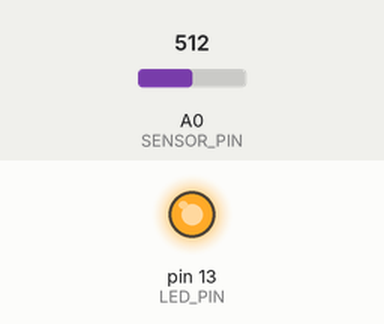
Bench run of a sketch on a simulated Arduino Uno, built with avr-gcc and run on an emulated ATmega328P. Parts: output pins drawn as LEDs (lit = HIGH). The inputs (shaded band) are chosen by the test bench; at power-on: A0 (SENSOR_PIN) = 512.

Above: at 1.2 s.
1.3 s: A0 (SENSOR_PIN) set to 892
2.8 s: A0 (SENSOR_PIN) set to 909
At 3.8 s:
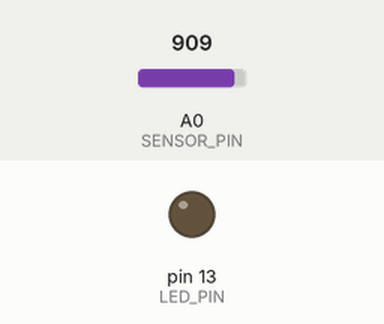
4.3 s: A0 (SENSOR_PIN) set to 900
At 5.0 s:
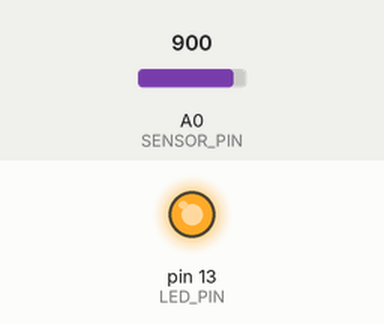
5.8 s: A0 (SENSOR_PIN) set to 1023
At 6.1 s:
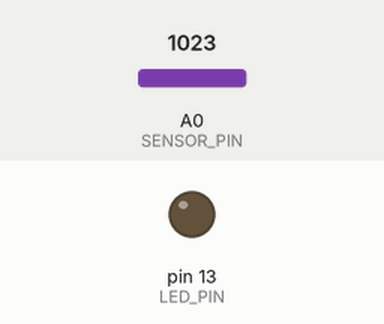
Timing chart, 0 to 8.3 s (numbered marks = the images above; inputs shaded):
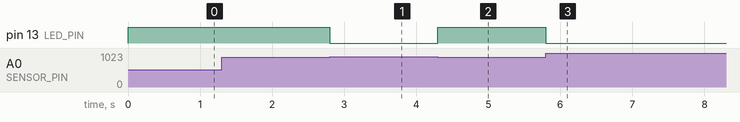

Measured:
- the behaviour switches between 900 and 901 on A0 (SENSOR_PIN) (found by bisection; images 0 and 1)
- after the input at 1.3 s, every drawn part: stays the same
- after the input at 2.8 s, pin 13 (LED_PIN): HIGH → LOW at once
- after the input at 4.3 s, pin 13 (LED_PIN): LOW → HIGH at once
- after the input at 5.8 s, pin 13 (LED_PIN): HIGH → LOW at once

The sketch:

Assignment_2.ino
```cpp
#define LED_PIN    13
#define SENSOR_PIN A0

#define BRIGHTNESS_THRESHOLD 900

void setup() {
  pinMode(LED_PIN, OUTPUT);
}

void loop() {
  int sensorValue = analogRead(SENSOR_PIN);
  int state = (sensorValue <= BRIGHTNESS_THRESHOLD) ? HIGH : LOW;
  digitalWrite(LED_PIN, state);
}
```
